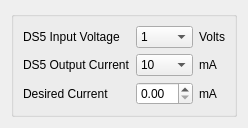
                             <widget class="QWidget" name="tab_15">
                              <attribute name="title">
                               <string>DS5 Control</string>
                              </attribute>
                              <layout class="QGridLayout" name="gridLayout_83">
                               <item row="0" column="0">
                                <widget class="QGroupBox" name="groupBox_27">
                                 <property name="title">
                                  <string/>
                                 </property>
                                 <layout class="QGridLayout" name="gridLayout_84">
                                  <item row="2" column="0">
                                   <widget class="QLabel" name="label_163">
                                    <property name="text">
                                     <string>DS5 Output Current</string>
                                    </property>
                                   </widget>
                                  </item>
                                  <item row="3" column="1">
                                   <widget class="QDoubleSpinBox" name="doubleSpinBox_42">
                                    <property name="minimum">
                                     <double>0.000000000000000</double>
                                    </property>
                                    <property name="maximum">
                                     <double>50.000000000000000</double>
                                    </property>
                                   </widget>
                                  </item>
                                  <item row="3" column="0">
                                   <widget class="QLabel" name="label_161">
                                    <property name="text">
                                     <string>Desired Current</string>
                                    </property>
                                   </widget>
                                  </item>
                                  <item row="2" column="2">
                                   <widget class="QLabel" name="label_165">
                                    <property name="text">
                                     <string>mA</string>
                                    </property>
                                   </widget>
                                  </item>
                                  <item row="0" column="0">
                                   <widget class="QLabel" name="label_160">
                                    <property name="text">
                                     <string>DS5 Input Voltage</string>
                                    </property>
                                   </widget>
                                  </item>
                                  <item row="2" column="1">
                                   <widget class="QComboBox" name="comboBox_21">
                                    <item>
                                     <property name="text">
                                      <string>10</string>
                                     </property>
                                    </item>
                                    <item>
                                     <property name="text">
                                      <string>25</string>
                                     </property>
                                    </item>
                                    <item>
                                     <property name="text">
                                      <string>50</string>
                                     </property>
                                    </item>
                                   </widget>
                                  </item>
                                  <item row="3" column="2">
                                   <widget class="QLabel" name="label_164">
                                    <property name="text">
                                     <string>mA</string>
                                    </property>
                                   </widget>
                                  </item>
                                  <item row="0" column="1">
                                   <widget class="QComboBox" name="comboBox_20">
                                    <item>
                                     <property name="text">
                                      <string>1</string>
                                     </property>
                                    </item>
                                    <item>
                                     <property name="text">
                                      <string>2.5</string>
                                     </property>
                                    </item>
                                    <item>
                                     <property name="text">
                                      <string>5</string>
                                     </property>
                                    </item>
                                    <item>
                                     <property name="text">
                                      <string>10</string>
                                     </property>
                                    </item>
                                   </widget>
                                  </item>
                                  <item row="0" column="2">
                                   <widget class="QLabel" name="label_162">
                                    <property name="text">
                                     <string>Volts</string>
                                    </property>
                                   </widget>
                                  </item>
                                 </layout>
                                </widget>
                               </item>
                              </layout>
                             </widget>
